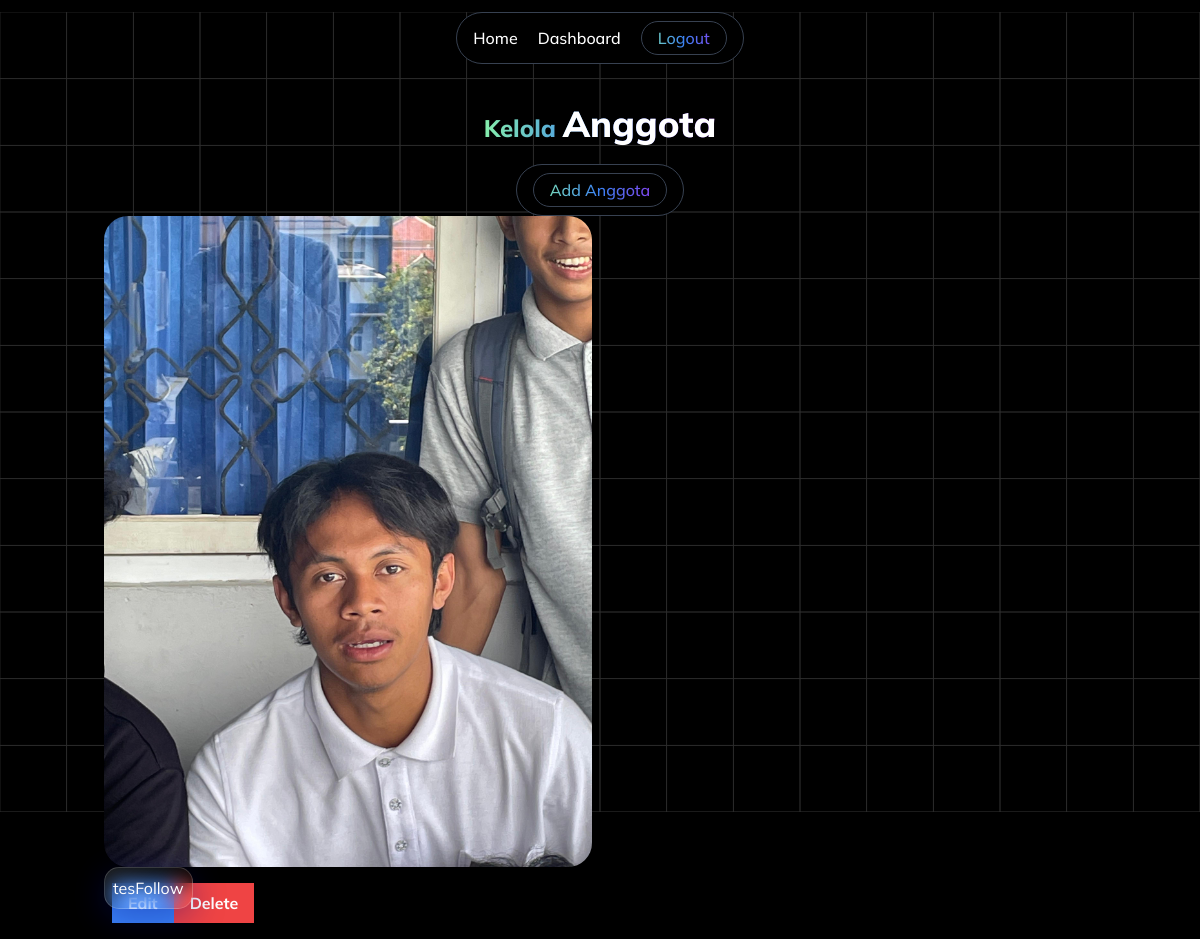
/admin/anggota/index.php (signed in), run on the app's committed database.
### tables this page shows
CREATE TABLE `anggota` (
  `id` int(11) NOT NULL,
  `nama` text NOT NULL,
  `instagram` text NOT NULL,
  `image_path` text NOT NULL,
  `created_at` date NOT NULL DEFAULT current_timestamp()
);

### admin/anggota/index.php (the view, shortened to what this page needs)
<!DOCTYPE html>
<html lang="en">
<head>
  <link rel="stylesheet" href="../../src/style/output.css" />
    <link rel="stylesheet" href="../../src/style/custom.css" />
</head>
<body class="bg-black font-mulish">
    <section
      id="home"
      class="text-white bg-cover bg-no-repeat h-screen"
      style="background-image: url('../../src/assets/images/anu.svg')"
    >
    <nav
      id="navbar"
      class="bg-transparent flex items-center justify-center mt-3 top-5 left-0 w-full z-50 transition duration-400 ease-in-out"
      >
      <div
        class="bg-black border border-gray-700 rounded-full px-4 py-2 flex items-center space-x-5"
      >
        <a
          href="../../index.php"
          class="text-white font-medium hover:text-gray-300"
          >Home</a
        >
        <a
          href="../index.php"
          class="text-white font-medium hover:text-gray-300"
          >Dashboard</a
        >
        <a
          href="../../auth/logout.php"
          class="font-medium border border-gray-700 rounded-full px-4 py-1 bg-gradient-to-r from-green-300 via-blue-500 to-purple-600 bg-clip-text text-transparent"
        >
        </a>
      </div>
    </nav>
      <div class="container text-center flex justify-center mb-5">
        <h1
          class="mt-10 bg-gradient-to-r from-green-300 via-blue-500 to-purple-600 bg-clip-text text-md lg:text-2xl font-extrabold text-transparent"
        >
          Kelola <span class="text-white text-4xl text-end">Anggota</span>
        </h1>
      </div>
      <div
      id="navbar"
      class="bg-transparent flex items-center justify-center mb-3 top-5 left-0 w-full z-50 transition duration-400 ease-in-out"
    >
      <div
        class="bg-black border border-gray-700 rounded-full px-4 py-2 flex items-center space-x-5"
      >
        <a
          href="create.php"
          class="font-medium border border-gray-700 rounded-full px-4 py-1 bg-gradient-to-r from-green-300 via-blue-500 to-purple-600 bg-clip-text text-transparent"
        >
        </a>
      </div>
    </div>
    <div class="container">
        <div class="grid grid-cols-2 md:grid-cols-4 gap-4">
          <?php
            include '../../anjay.php';
            $sql = "SELECT * FROM anggota ORDER BY created_at DESC";
            $result = $conn->query($sql);
            if ($result->num_rows > 0) {
                while($row = $result->fetch_assoc()) {
                    echo '<div class="relative">';
                    echo '<img src="../../uploads/'.$row['image_path'].'" alt="Image 1" class="w-full h-[300px] aspect-[1/1] object-cover rounded-3xl border-2"/>';
                    echo '<div class="absolute left-0 right-0 bottom-0 top-0 flex items-start m-2 p-2 z-10">';
                    echo '<a href="update.php?id='.$row['id'].'" class=" bg-blue-500 hover:bg-blue-700 text-white text-center font-bold py-2 px-4 my-2 rounded-xl mr-2">Edit</a>';
                    echo '<a href="delete.php?id='.$row['id'].'" class="bg-red-500 hover:bg-red-900 text-white text-center font-bold py-2 px-4 my-2 rounded-xl">Delete</a>';
                    echo '</div>';
                    echo '<div class="digambar absolute left-0 right-0 bottom-0 bg-black/50 flex items-center justify-evenly m-2 p-2">';
                    echo '<h1 class="text-white text-md">'.$row['nama'].'</h1>';
                    echo '<a href="https://www.instagram.com/'.$row['instagram'].'" class="text-white text-md">Follow</a>';
                    echo '</div>';
                    echo '</div>';
                }
            } else {
                echo "Belum ada Anggota!.";
            }
            ?>
        </div>
      </div>
</section>
</body>
</html>

### src/style/custom.css (style rules this page uses)
.font-mulish { font-family: "Mulish", sans-serif; font-optical-sizing: auto; font-style: normal; }
.digambar { background: linear-gradient( 135deg, rgba(255, 255, 255, 0.1), rgba(255, 255, 255, 0) ); backdrop-filter: blur(10px); -webkit-backdrop-filter: blur(10px); border-radius: 15px; border: 1px solid rgba(255, 255, 255, 0.18); box-shadow: 0 8px 32px 0 rgba(1, 10, 134, 0.37); }

### data on the page
anggota: image_path (picture), nama "tes"
